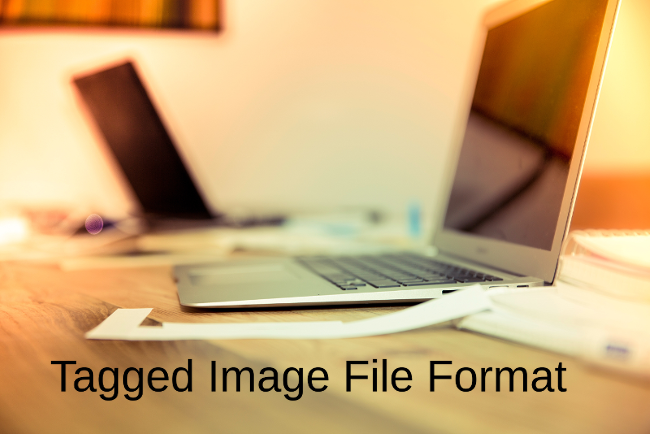
#> input picture day1/session1/input.tiff, 650 x 434 px
$ jupyter execute D1-S1-Eg3.ipynb
#> lines starting #> are read from the running program, lines starting #| are printed output that depends on the picture
[cell 1]
from PIL import Image
import numpy as np
import matplotlib.pyplot as plt


def extract_channel(tiff_path, channel):

    # Read TIFF image
#> called with tiff_path = 'input.tiff', channel = 'green'
    img = Image.open(tiff_path).convert("RGB")

    # Convert to NumPy array
    arr = np.array(img)

    channel_index = {
        "red": 0,
        "green": 1,
        "blue": 2
    }[channel.lower()]

    # Extract only the selected channel
    result = arr[:, :, channel_index]
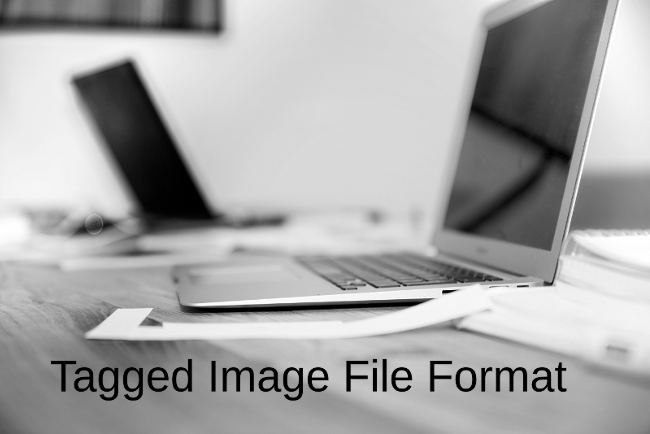
#> result: shape (434, 650); min 0, max 255, mean 167.5

    return result


# ---------------------------------------------------
# TIFF file
# ---------------------------------------------------
tiff_file = "input.tiff"

# Select: "red", "green", or "blue"
channel = "green"

# Extract channel
result = extract_channel(tiff_file, channel)


# ---------------------------------------------------
# Display
# ---------------------------------------------------
plt.figure(figsize=(10, 8))

plt.imshow(result, cmap="gray")

plt.title(f"{channel.capitalize()} Channel")
plt.colorbar()

plt.axis("off")
plt.show()
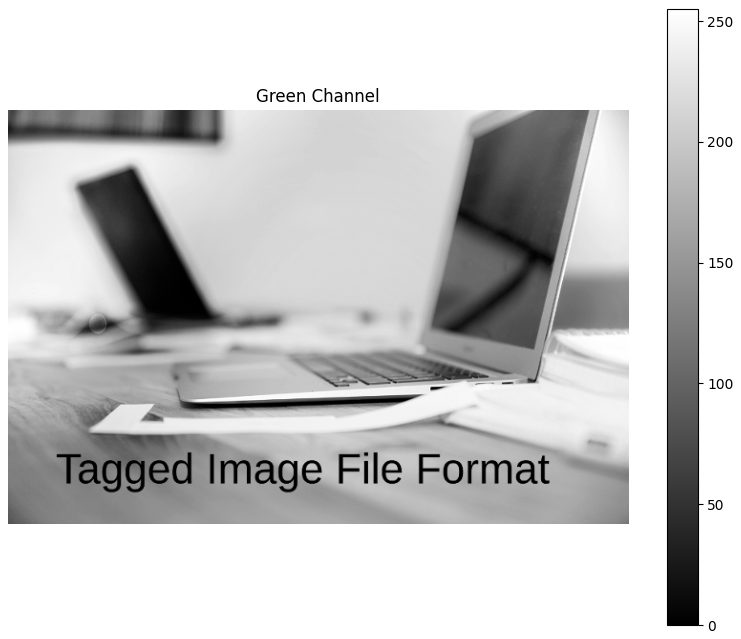
#> figure drawn by matplotlib, 2 panels

[cell 2]
from PIL import Image
import numpy as np
import matplotlib.pyplot as plt


tiff_file = "input.tiff"
channel = "green"

img = Image.open(tiff_file).convert("RGB")
arr = np.array(img)

channel_index = {
    "red": 0,
    "green": 1,
    "blue": 2
}[channel.lower()]

# Create black image
result = np.zeros_like(arr)

# Put selected channel back
result[:, :, channel_index] = arr[:, :, channel_index]
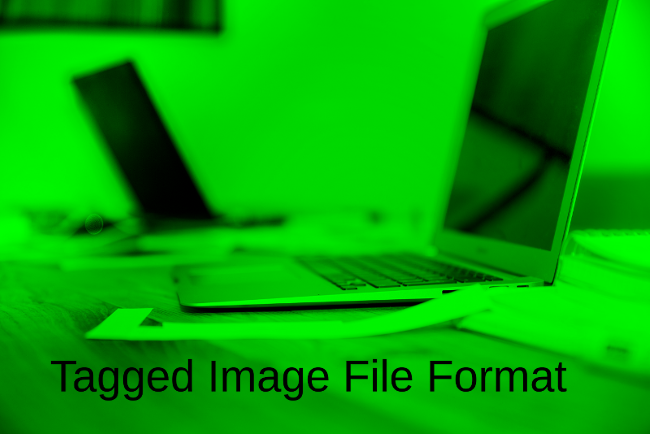
#> result: shape (434, 650, 3); mean R, G, B 0, 167.5, 0


plt.figure(figsize=(10, 8))
plt.imshow(result)
plt.title(f"{channel.capitalize()} Channel")
plt.axis("off")
plt.show()
